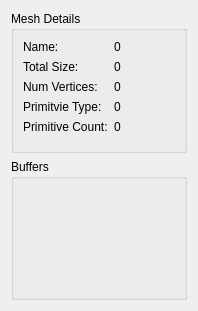
<?xml version="1.0" encoding="UTF-8"?>
<ui version="4.0">
 <class>MeshWidget</class>
 <widget class="QWidget" name="MeshWidget">
  <property name="geometry">
   <rect>
    <x>0</x>
    <y>0</y>
    <width>198</width>
    <height>311</height>
   </rect>
  </property>
  <property name="windowTitle">
   <string>Form</string>
  </property>
  <layout class="QVBoxLayout" name="verticalLayout">
   <item>
    <widget class="QGroupBox" name="groupBox">
     <property name="title">
      <string>Mesh Details</string>
     </property>
     <layout class="QFormLayout" name="formLayout">
      <item row="0" column="0">
       <widget class="QLabel" name="label_6">
        <property name="text">
         <string>Name:</string>
        </property>
       </widget>
      </item>
      <item row="0" column="1">
       <widget class="QLabel" name="nameLabel">
        <property name="text">
         <string>0</string>
        </property>
       </widget>
      </item>
      <item row="1" column="0">
       <widget class="QLabel" name="label_7">
        <property name="text">
         <string>Total Size:</string>
        </property>
       </widget>
      </item>
      <item row="1" column="1">
       <widget class="QLabel" name="totalSizeLabel">
        <property name="text">
         <string>0</string>
        </property>
       </widget>
      </item>
      <item row="2" column="0">
       <widget class="QLabel" name="label_8">
        <property name="text">
         <string>Num Vertices:</string>
        </property>
       </widget>
      </item>
      <item row="2" column="1">
       <widget class="QLabel" name="vertexCountLabel">
        <property name="text">
         <string>0</string>
        </property>
       </widget>
      </item>
      <item row="3" column="0">
       <widget class="QLabel" name="label_9">
        <property name="text">
         <string>Primitvie Type:</string>
        </property>
       </widget>
      </item>
      <item row="3" column="1">
       <widget class="QLabel" name="primitiveTypeLabel">
        <property name="text">
         <string>0</string>
        </property>
       </widget>
      </item>
      <item row="4" column="0">
       <widget class="QLabel" name="label_10">
        <property name="text">
         <string>Primitive Count:</string>
        </property>
       </widget>
      </item>
      <item row="4" column="1">
       <widget class="QLabel" name="primitiveCountLabel">
        <property name="text">
         <string>0</string>
        </property>
       </widget>
      </item>
     </layout>
    </widget>
   </item>
   <item>
    <widget class="QGroupBox" name="bufferGroupBox">
     <property name="title">
      <string>Buffers</string>
     </property>
    </widget>
   </item>
  </layout>
 </widget>
 <resources/>
 <connections/>
</ui>
